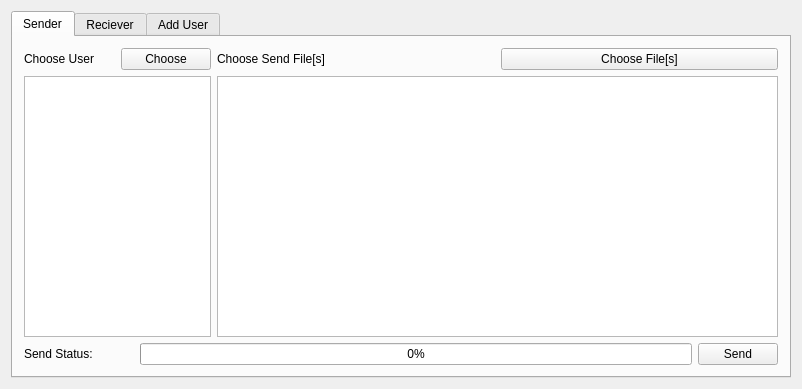
<?xml version="1.0" encoding="UTF-8"?>
<ui version="4.0">
 <class>FileSender</class>
 <widget class="QWidget" name="FileSender">
  <property name="geometry">
   <rect>
    <x>0</x>
    <y>0</y>
    <width>802</width>
    <height>389</height>
   </rect>
  </property>
  <property name="windowTitle">
   <string>FileSender</string>
  </property>
  <layout class="QVBoxLayout" name="verticalLayout">
   <item>
    <widget class="QTabWidget" name="tabWidget">
     <property name="currentIndex">
      <number>0</number>
     </property>
     <widget class="QWidget" name="tab_sender">
      <attribute name="title">
       <string>Sender</string>
      </attribute>
      <layout class="QHBoxLayout" name="horizontalLayout_6">
       <item>
        <layout class="QVBoxLayout" name="verticalLayout_4">
         <item>
          <layout class="QHBoxLayout" name="horizontalLayout_4" stretch="1,3">
           <item>
            <layout class="QVBoxLayout" name="verticalLayout_3">
             <item>
              <layout class="QHBoxLayout" name="horizontalLayout_3">
               <item>
                <widget class="QLabel" name="label_add_send_user">
                 <property name="text">
                  <string>Choose User</string>
                 </property>
                </widget>
               </item>
               <item>
                <widget class="QPushButton" name="btn_add_send_user">
                 <property name="text">
                  <string>Choose</string>
                 </property>
                </widget>
               </item>
              </layout>
             </item>
             <item>
              <widget class="QListView" name="list_send_user"/>
             </item>
            </layout>
           </item>
           <item>
            <layout class="QVBoxLayout" name="verticalLayout_2">
             <item>
              <layout class="QHBoxLayout" name="horizontalLayout_2">
               <item>
                <widget class="QLabel" name="label_add_send_file">
                 <property name="text">
                  <string>Choose Send File[s]</string>
                 </property>
                </widget>
               </item>
               <item>
                <widget class="QPushButton" name="btn_add_send_file">
                 <property name="contextMenuPolicy">
                  <enum>Qt::CustomContextMenu</enum>
                 </property>
                 <property name="text">
                  <string>Choose File[s]</string>
                 </property>
                </widget>
               </item>
              </layout>
             </item>
             <item>
              <widget class="QListView" name="list_add_send_file"/>
             </item>
            </layout>
           </item>
          </layout>
         </item>
         <item>
          <layout class="QHBoxLayout" name="horizontalLayout" stretch="2,10,1">
           <item>
            <widget class="QLabel" name="label_send_status">
             <property name="text">
              <string>Send Status:</string>
             </property>
            </widget>
           </item>
           <item>
            <widget class="QProgressBar" name="process_send">
             <property name="value">
              <number>0</number>
             </property>
            </widget>
           </item>
           <item>
            <widget class="QPushButton" name="btn_send_to_user">
             <property name="text">
              <string>Send</string>
             </property>
            </widget>
           </item>
          </layout>
         </item>
        </layout>
       </item>
      </layout>
     </widget>
     <widget class="QWidget" name="tab_recv">
      <attribute name="title">
       <string>Reciever</string>
      </attribute>
      <layout class="QHBoxLayout" name="horizontalLayout_8">
       <item>
        <layout class="QVBoxLayout" name="verticalLayout_7">
         <item>
          <layout class="QHBoxLayout" name="horizontalLayout_7" stretch="1,3">
           <item>
            <layout class="QVBoxLayout" name="verticalLayout_5">
             <item>
              <widget class="QLabel" name="label_sending_user">
               <property name="text">
                <string>Sending User</string>
               </property>
              </widget>
             </item>
             <item>
              <widget class="QListView" name="list_sending_user"/>
             </item>
            </layout>
           </item>
           <item>
            <layout class="QVBoxLayout" name="verticalLayout_6">
             <item>
              <widget class="QLabel" name="label_sended_file">
               <property name="text">
                <string>Recieved File[s]</string>
               </property>
              </widget>
             </item>
             <item>
              <widget class="QListView" name="list_sending_file"/>
             </item>
            </layout>
           </item>
          </layout>
         </item>
         <item>
          <layout class="QHBoxLayout" name="horizontalLayout_5" stretch="2,10,1">
           <item>
            <widget class="QLabel" name="label_recv_status">
             <property name="text">
              <string>Recieve Status:</string>
             </property>
            </widget>
           </item>
           <item>
            <widget class="QProgressBar" name="process_recv">
             <property name="value">
              <number>0</number>
             </property>
            </widget>
           </item>
           <item>
            <widget class="QPushButton" name="btn_recv_save_file">
             <property name="text">
              <string>Add File Path</string>
             </property>
            </widget>
           </item>
          </layout>
         </item>
        </layout>
       </item>
      </layout>
     </widget>
     <widget class="QWidget" name="tab_add_user">
      <attribute name="title">
       <string>Add User</string>
      </attribute>
      <widget class="QPushButton" name="btn_add_user">
       <property name="geometry">
        <rect>
         <x>530</x>
         <y>30</y>
         <width>141</width>
         <height>101</height>
        </rect>
       </property>
       <property name="text">
        <string>Add User</string>
       </property>
      </widget>
      <widget class="QPushButton" name="btn_accept_ok">
       <property name="geometry">
        <rect>
         <x>400</x>
         <y>200</y>
         <width>141</width>
         <height>101</height>
        </rect>
       </property>
       <property name="text">
        <string>OK</string>
       </property>
      </widget>
      <widget class="QLabel" name="label_is_accept">
       <property name="geometry">
        <rect>
         <x>80</x>
         <y>230</y>
         <width>281</width>
         <height>51</height>
        </rect>
       </property>
       <property name="text">
        <string>Accept???</string>
       </property>
      </widget>
      <widget class="QLabel" name="label_add_user">
       <property name="geometry">
        <rect>
         <x>80</x>
         <y>70</y>
         <width>321</width>
         <height>31</height>
        </rect>
       </property>
       <property name="text">
        <string>Choose User[s] to Add</string>
       </property>
      </widget>
      <widget class="QPushButton" name="btn_accept_no">
       <property name="geometry">
        <rect>
         <x>560</x>
         <y>200</y>
         <width>141</width>
         <height>101</height>
        </rect>
       </property>
       <property name="text">
        <string>No Accepting</string>
       </property>
      </widget>
     </widget>
    </widget>
   </item>
  </layout>
 </widget>
 <layoutdefault spacing="6" margin="11"/>
 <resources/>
 <connections/>
</ui>
